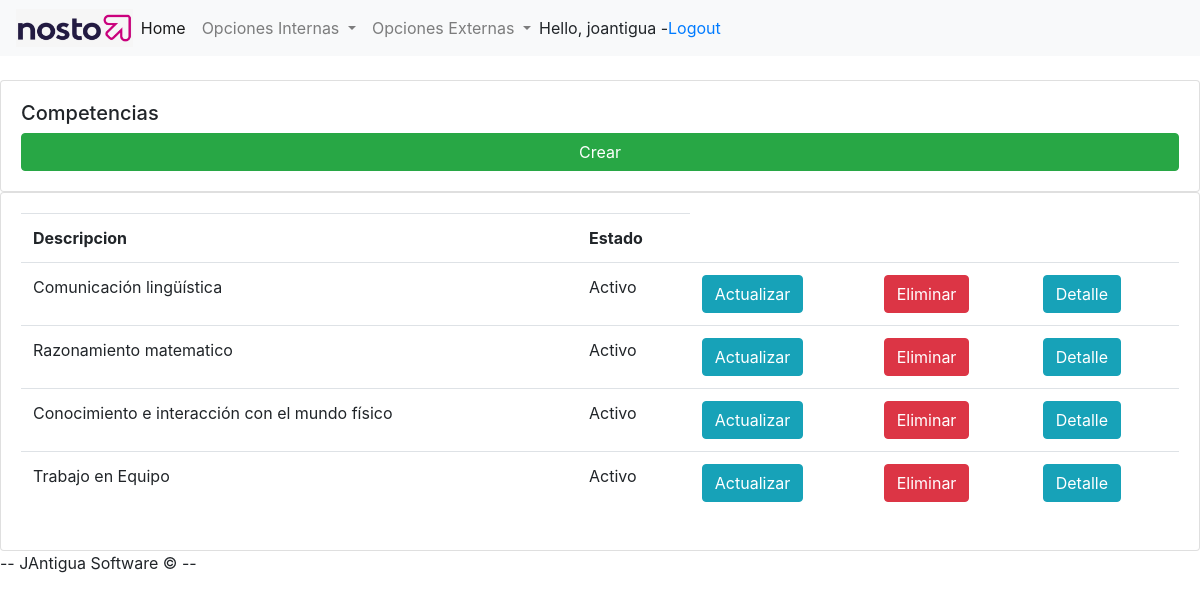
The page /competencias/ (signed in) on the database its author committed.
### crudrh/models.py (models this page shows, shortened)
class Competencias(models.Model):
  ESTADO = (
    ('Activo', 'Activo'),
    ('Inactivo', 'Inactivo'),
  )
  descripcion = models.CharField(max_length = 200, null = True)
  estado = models.CharField(max_length = 200, null = True, choices = ESTADO)

### crudrh/decorators.py (the view)
    def wrapper_func(request, *args, **kwargs):
      group = None
      if request.user.groups.exists():
        group = request.user.groups.all()[0].name
      if group in allowed_roles:
        return view_func(request, *args, **kwargs)
      else:
         return HttpResponse('You are not authorized to view this page')

### crudrh/views.py (called while the page is built)
@login_required(login_url= "/login")
@allowed_users(allowed_roles = ['admin'])
def competencias(request):
  competencias = Competencias.objects.all()
  return render(request, 'crudrh/competencias.html', {'competencias' : competencias})

### crudrh/templates/crudrh/competencias.html
{%  extends 'crudrh/main.html' %}
{% load static %}
{% block content %}
<br>
	<div class="row">
		<div class="col-md">
			<div class="card card-body">
				<h5>Competencias</h5>
				<td><a class="btn btn-success" href="/create_competencias">Crear<span class="sr-only">(current)</span></a></td>
			</div>
			<div class="card card-body">
				<table class="table">
					<tr>
						<th>Descripcion</th>
						<th>Estado</th>
					</tr>
					{% for i in competencias %}
					<tr>
						<td>{{i.descripcion}}</td>
						<td>{{i.estado}}</td>
						<td><a class="btn btn-info" href="/update_competencias/{{ i.id }}">Actualizar<span class="sr-only">(current)</span></a></td>
						<td><a class="btn btn-danger" href="/delete_competencias/{{ i.id }}">Eliminar<span class="sr-only">(current)</span></a></td>
						<td><a class="btn btn-info" href="/view_competencias/{{ i.id }}">Detalle<span class="sr-only">(current)</span></a></td>
					</tr>
					{% endfor %}
				</table>
			</div>
		</div>
	</div>
{% endblock content %}

### crudrh/templates/crudrh/navbar.html (shortened to what this page needs)
{% load static %}
<nav class="navbar navbar-expand-lg navbar-light bg-light">
  <img src = "{% static 'images/logo.png' %}">
  <div class="collapse navbar-collapse" id="navbarNavDropdown">
    <ul class="navbar-nav">
      <li class="nav-item active">
        <a class="nav-link" href="/home">Home <span class="sr-only">(current)</span></a>
      </li>
      {% if request.user.is_staff %}
      <li class="nav-item dropdown">
        <a class="nav-link dropdown-toggle" href="#" id="navbarDropdownMenuLink" data-toggle="dropdown" aria-haspopup="true" aria-expanded="false">
          Opciones Internas
        </a>
      </li>
      {% endif %}
      <li class="nav-item dropdown">
        <a class="nav-link dropdown-toggle" href="#" id="navbarDropdownMenuLink" data-toggle="dropdown" aria-haspopup="true" aria-expanded="false">
          Opciones Externas
        </a>
      </li>
    </ul>
    <span>Hello, {{request.user}}  -</span>
    <span><a href = "/logout">Logout</a></span>
  </div>
</nav>

### crudrh/templates/crudrh/navbar.html (style rules this page uses)
img { max-width: 10%; height: 10%; }

### rows shown on the page
Competencias: descripcion "Comunicación lingüística", estado "Activo"
Competencias: descripcion "Razonamiento matematico", estado "Activo"
Competencias: descripcion "Conocimiento e interacción con el mundo físico", estado "Activo"
Competencias: descripcion "Trabajo en Equipo", estado "Activo"

### other values the page prints
{{ request.user }} "joantigua"
